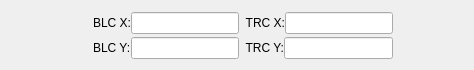
             <widget class="QWidget" name="page_4">
              <widget class="QWidget" name="layoutWidget">
               <property name="geometry">
                <rect>
                 <x>20</x>
                 <y>10</y>
                 <width>445</width>
                 <height>51</height>
                </rect>
               </property>
               <layout class="QHBoxLayout" name="horizontalLayout_20">
                <item>
                 <spacer name="horizontalSpacer_6">
                  <property name="orientation">
                   <enum>Qt::Horizontal</enum>
                  </property>
                  <property name="sizeHint" stdset="0">
                   <size>
                    <width>40</width>
                    <height>20</height>
                   </size>
                  </property>
                 </spacer>
                </item>
                <item>
                 <layout class="QGridLayout" name="gridLayout_3">
                  <property name="verticalSpacing">
                   <number>1</number>
                  </property>
                  <item row="0" column="0">
                   <layout class="QHBoxLayout" name="horizontalLayout_14">
                    <item>
                     <widget class="QLabel" name="pixX1Label">
                      <property name="text">
                       <string>&lt;!DOCTYPE HTML PUBLIC &quot;-//W3C//DTD HTML 4.0//EN&quot; &quot;http://www.w3.org/TR/REC-html40/strict.dtd&quot;&gt;
&lt;html&gt;&lt;head&gt;&lt;meta name=&quot;qrichtext&quot; content=&quot;1&quot; /&gt;&lt;style type=&quot;text/css&quot;&gt;
p, li { white-space: pre-wrap; }
&lt;/style&gt;&lt;/head&gt;&lt;body style=&quot; font-family:'Sans Serif'; font-size:9pt; font-weight:400; font-style:normal;&quot;&gt;
&lt;table border=&quot;0&quot; style=&quot;-qt-table-type: root; margin-top:4px; margin-bottom:4px; margin-left:4px; margin-right:4px;&quot;&gt;
&lt;tr&gt;
&lt;td style=&quot;border: none;&quot;&gt;
&lt;p style=&quot; margin-top:0px; margin-bottom:0px; margin-left:0px; margin-right:0px; -qt-block-indent:0; text-indent:0px;&quot;&gt;&lt;span style=&quot; color:#000000;&quot;&gt;BLC X:&lt;/span&gt;&lt;/p&gt;&lt;/td&gt;&lt;/tr&gt;&lt;/table&gt;&lt;/body&gt;&lt;/html&gt;</string>
                      </property>
                      <property name="alignment">
                       <set>Qt::AlignRight|Qt::AlignTrailing|Qt::AlignVCenter</set>
                      </property>
                     </widget>
                    </item>
                    <item>
                     <widget class="QLineEdit" name="boxPixBLCXLineEdit">
                      <property name="toolTip">
                       <string>x-Coordinate in Pixels</string>
                      </property>
                     </widget>
                    </item>
                   </layout>
                  </item>
                  <item row="0" column="1">
                   <layout class="QHBoxLayout" name="horizontalLayout_16">
                    <item>
                     <widget class="QLabel" name="pixX2Label">
                      <property name="text">
                       <string>&lt;font color='black'&gt;TRC X:&lt;/font&gt;</string>
                      </property>
                      <property name="alignment">
                       <set>Qt::AlignRight|Qt::AlignTrailing|Qt::AlignVCenter</set>
                      </property>
                     </widget>
                    </item>
                    <item>
                     <widget class="QLineEdit" name="boxPixTRCXLineEdit">
                      <property name="toolTip">
                       <string>x-Coordinate in Pixels</string>
                      </property>
                     </widget>
                    </item>
                   </layout>
                  </item>
                  <item row="1" column="0">
                   <layout class="QHBoxLayout" name="horizontalLayout_15">
                    <item>
                     <widget class="QLabel" name="pixY1Label">
                      <property name="text">
                       <string>&lt;!DOCTYPE HTML PUBLIC &quot;-//W3C//DTD HTML 4.0//EN&quot; &quot;http://www.w3.org/TR/REC-html40/strict.dtd&quot;&gt;
&lt;html&gt;&lt;head&gt;&lt;meta name=&quot;qrichtext&quot; content=&quot;1&quot; /&gt;&lt;style type=&quot;text/css&quot;&gt;
p, li { white-space: pre-wrap; }
&lt;/style&gt;&lt;/head&gt;&lt;body style=&quot; font-family:'Sans Serif'; font-size:9pt; font-weight:400; font-style:normal;&quot;&gt;
&lt;table style=&quot;-qt-table-type: root; margin-top:4px; margin-bottom:4px; margin-left:4px; margin-right:4px;&quot;&gt;
&lt;tr&gt;
&lt;td style=&quot;border: none;&quot;&gt;
&lt;p style=&quot; margin-top:0px; margin-bottom:0px; margin-left:0px; margin-right:0px; -qt-block-indent:0; text-indent:0px;&quot;&gt;&lt;span style=&quot; color:#000000;&quot;&gt;BLC Y:&lt;/span&gt;&lt;/p&gt;&lt;/td&gt;&lt;/tr&gt;&lt;/table&gt;&lt;/body&gt;&lt;/html&gt;</string>
                      </property>
                      <property name="alignment">
                       <set>Qt::AlignRight|Qt::AlignTrailing|Qt::AlignVCenter</set>
                      </property>
                     </widget>
                    </item>
                    <item>
                     <widget class="QLineEdit" name="boxPixBLCYLineEdit">
                      <property name="toolTip">
                       <string>y-Coordinate in Pixels</string>
                      </property>
                     </widget>
                    </item>
                   </layout>
                  </item>
                  <item row="1" column="1">
                   <layout class="QHBoxLayout" name="horizontalLayout_17">
                    <item>
                     <widget class="QLabel" name="pixY2Label">
                      <property name="text">
                       <string>&lt;font color='black'&gt;TRC Y:&lt;/font&gt;</string>
                      </property>
                      <property name="alignment">
                       <set>Qt::AlignRight|Qt::AlignTrailing|Qt::AlignVCenter</set>
                      </property>
                     </widget>
                    </item>
                    <item>
                     <widget class="QLineEdit" name="boxPixTRCYLineEdit">
                      <property name="toolTip">
                       <string>y-Coordinate in Pixels</string>
                      </property>
                     </widget>
                    </item>
                   </layout>
                  </item>
                 </layout>
                </item>
                <item>
                 <spacer name="horizontalSpacer_7">
                  <property name="orientation">
                   <enum>Qt::Horizontal</enum>
                  </property>
                  <property name="sizeHint" stdset="0">
                   <size>
                    <width>40</width>
                    <height>20</height>
                   </size>
                  </property>
                 </spacer>
                </item>
               </layout>
              </widget>
             </widget>
